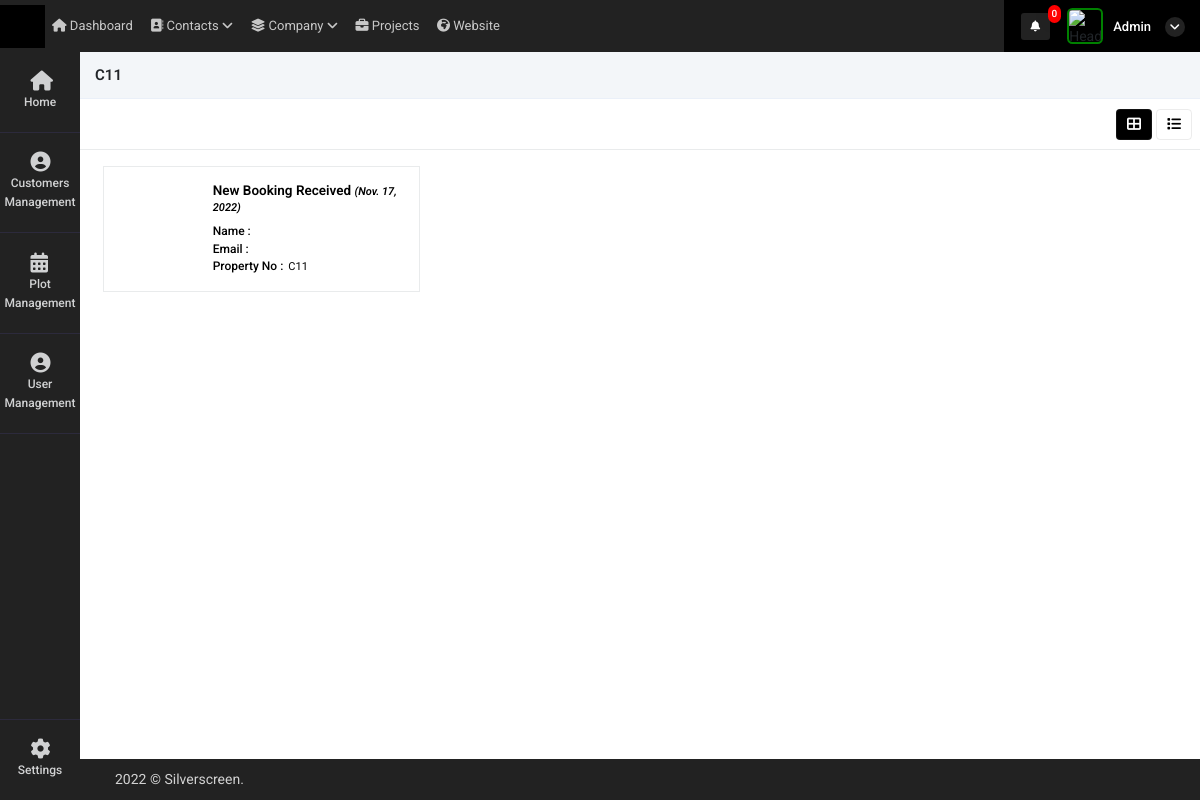
/property_booking_history?id=8713 (signed in), run on an earlier commit of the app's database.
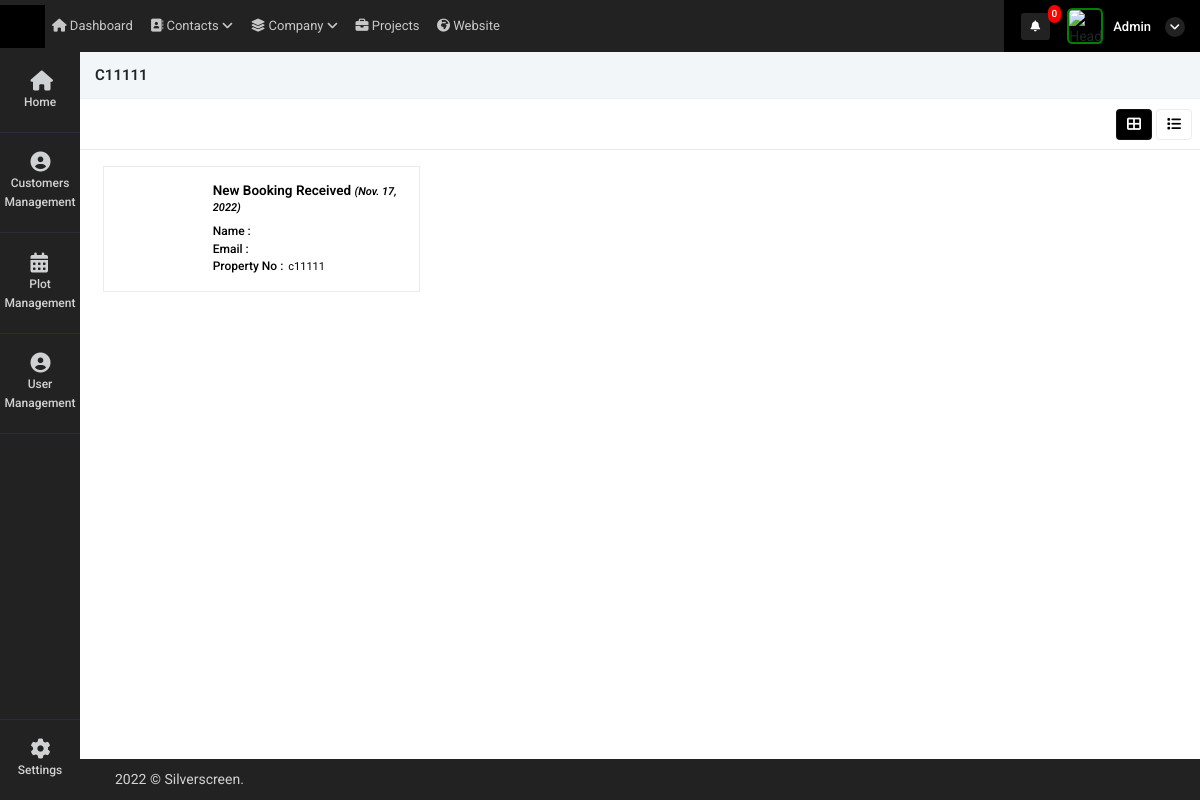
And on a later commit of the database.
### super_admin/models.py (models this page shows, shortened)
class intractive_map(models.Model):
    Name = models.CharField(max_length=255, null=True)
    customer_id_mapping = models.ForeignKey('super_admin.Customer_details',on_delete=models.SET_NULL,related_name="intractive_map_customer_id", null=True)
    customer_id = models.CharField(max_length=255,null=True)
    Phoneno = models.CharField(max_length=255, null=True)
    UnitNo = models.IntegerField(null=True)
    UnitNo_primary = models.IntegerField(null=True)
    BlockNo = models.CharField(max_length=255, null=True)
    UnitArea = models.FloatField(max_length=255, null=True)
    LandArea = models.FloatField(max_length=255, null=True)
    UType = models.CharField(max_length=255, null=True)
    Price = models.FloatField(blank=True, null=True)
    Bank = models.CharField(max_length=255,null=True)
    Status = models.CharField(max_length=255,null=True)
    dt = models.DateField(auto_now_add=True)
    tm = models.TimeField(auto_now_add=True)
    current_status = models.CharField(max_length=255,null=True)
    attached_file = models.FileField(upload_to="property_image",null=True)
    currency = models.CharField(max_length=255,null=True,default="SAR")
    Price_currency = models.CharField(max_length=255,null=True)
    bank_relation_id = models.ForeignKey(Bank_details,on_delete=models.CASCADE,related_name="intractive_map_Bank_details_id", null=True)

class common(models.Model):  # COMM0N
    dt = models.DateField(auto_now=True)
    tm = models.TimeField(auto_now=True)
    updated = models.DateTimeField(default=timezone.now)
    status = models.CharField(max_length=255, null=True)
    class Meta:
        abstract = True

class user_request_plot(common):
    customer_id = models.ForeignKey(Customer_details,on_delete=models.CASCADE,related_name="user_request_plot_customer_id", null=True)
    auth_user = models.ForeignKey(User,on_delete=models.CASCADE,related_name="user_request_plot_login_id", null=True)
    user_id = models.ForeignKey(user_Details,on_delete=models.CASCADE,related_name="user_request_plot_user_login_id", null=True)
    property_mapping_id = models.ForeignKey(intractive_map,on_delete=models.CASCADE,related_name="user_request_plot_user_login_id", null=True)
    name = models.CharField(max_length=255,null=True)
    booking_id = models.CharField(max_length=255,null=True)
    phone = models.CharField(max_length=255,null=True)
    bank = models.CharField(max_length=255,null=True)
    manager_id = models.ForeignKey(user_Details,on_delete=models.CASCADE,related_name="user_request_plot_manager_id", null=True)
    read_status = models.IntegerField(default=0)
    booking_status = models.IntegerField(null=True)
    reset_to_availale = models.IntegerField(null=True)
    available_status = models.IntegerField(default=1)
    bank_relation_id = models.ForeignKey(Bank_details,on_delete=models.CASCADE,related_name="user_request_plot_Bank_details_id", null=True)
    customer_doc_id = models.FileField(upload_to="customer_document",null=True)
    contract_certi = models.FileField(upload_to="customer_document",null=True)
    tax_certificate  = models.FileField(upload_to="customer_document",null=True)
    other_document = models.FileField(upload_to="customer_document",null=True)
    Price = models.FloatField(blank=True, null=True)

### super_admin/views.py (the view)
# urls.py: path('property_booking_history',views.property_booking_history,name='property_booking_history'),
def property_booking_history(request):
    id = request.GET.get("id",False)
    data_pro = intractive_map.objects.get(id=id)
    data = user_request_plot.objects.filter(property_mapping_id=id)
    context = {
        'data':data,
        'data_pro':data_pro
    }
    return render(request,'super_admin/property_booking_history.html',context)

### super_admin/templatetags/notification.py (called while the page is built, shortened)
@register.filter(name='get_notifications')
def get_notifications(value,args):
    user_dat = User.objects.get(id=value.id)
    st = user_dat.is_superuser
    data_count = ''
    if st == True:
        data_count = user_request_plot.objects.filter(read_status=0).count()
    return data_count

@register.filter(name='get_loginUsernameImage')
def get_loginUsernameImage(value,args):
    user_dat = User.objects.get(id=value.id)
    st = user_dat.is_superuser
    image_url = ''
    if st == True:
        image_url = 'http://10.10.10.119:8000/static/adminicon.jpg'
    else:
        user_data = user_Details.objects.get(auth_user=value.id)
        if user_data.atatchment == '':
            image_url = 'http://10.10.10.119:8000/static/adminicon.jpg'
        else:
            image_url ='../media/'+str(user_data.atatchment)
    return image_url

@register.filter(name='get_user_type')
def get_user_type(value,args):
    user_dat = User.objects.get(id=value.id)
    st = user_dat.is_superuser
    if st == True:
        return False

### super_admin/templates/super_admin/property_booking_history.html (shortened to what this page needs)
{% extends "super_admin/base.html" %}
{% load static %}
{% block content %}
<div class="content">
    <div class="container-fluid px-0">
        <div class="row">
            <div class="col-12 buttns">
                <h5>{{data_pro.BlockNo}}{{data_pro.UnitNo}}</h5>
            </div>
            <div class="col-md-12 contnt">
                <div class="d-flex align-items-center justify-content-between px-2">
                    <div class="col-md-4 px-0">
                    </div>
                    <div class="d-flex align-items-center">
                        <ul class="nav nav-tabs nav-ta" role="tablist">
                            <li class="nav-item mx-1">
                                <a class="nav-link kan-tab active" data-toggle="tab"
                                    href="#ho" role="tab" aria-selected="false">
                                    <i class="fas fa-th-large"></i>
                                </a>
                            </li>
                            <li class="nav-item">
                                <a class="nav-link kan-tab" data-toggle="tab"
                                    href="#pro" role="tab" aria-selected="false">
                                    <i class="fas fa-list"></i>
                                </a>
                            </li>
                        </ul>
                    </div>
                </div>
                <div class="tab-content">
                    <div class="tab-pane active" id="ho" role="tabpanel">
                        <div class='app'>
                            <main class='project1'>
                                <div class='project-tasks1 mb-1 container-fluid'>
                                    {% for i in data %}
                                    <div class='project-column mt-2'>
                                        <a style="text-decoration: none;color: black" href="booking_more_details?id={{i.id}}">
                                        <div class="customer-bx">
                                            <div class="cust-img" style="background-image: url('../media/{{i.user_id.atatchment}}');">
                                            </div>
                                            <div class="customer-content">
                                                <h5>New Booking Received <i>({{i.dt}})</i> </h5>
                                                <span class="d-flex"><h6>Name : </h6> {{i.user_id.name|title}}</span>
                                                <span class="d-flex"><h6>Email : </h6> {{i.user_id.email|title}}</span>
                                                <span class="d-flex"><h6>Property No : </h6> {{i.property_mapping_id.BlockNo}}{{i.property_mapping_id.UnitNo}}</span>
                                            </div>
                                        </div>
                                        </a>
                                    </div>
                                    {% endfor %}
                                </div>
                            </main>
                        </div>
                    </div>
                </div>
            </div>
        </div>
    </div>
</div>
{% endblock %}

What changed in the data, as far as the page shows it:
changed intractive_map: BlockNo "C" → "C1"; UnitNo "11" → "1111"
changed through a linked row, user_request_plot: property_mapping_id.BlockNo "C" → "c1"; property_mapping_id.UnitNo "11" → "1111"
